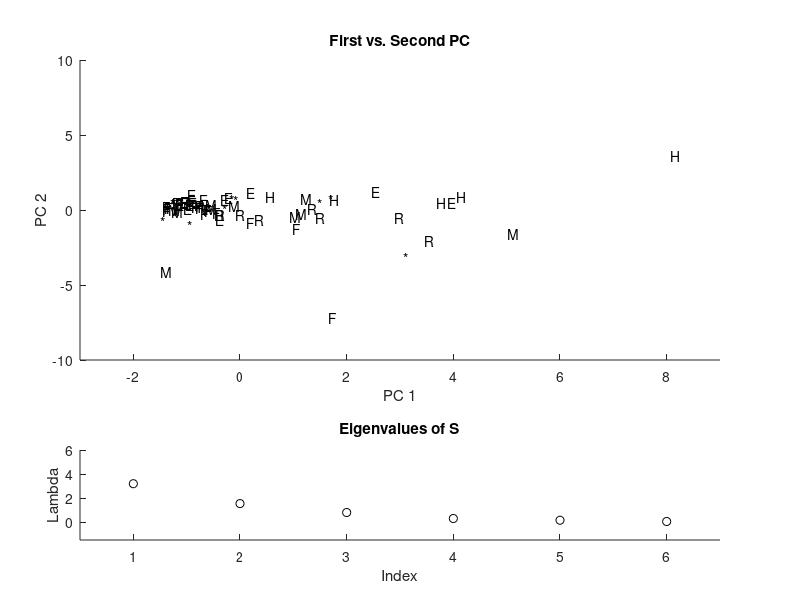

Source code (MATLAB):
% ---------------------------------------------------------------------
% Book:         MVA
% ---------------------------------------------------------------------
% Quantlet:     MVAnpcausco2
% ---------------------------------------------------------------------
% Description:  MVAnpcausco2 performs a PCA for the standarized US 
%               company data ("uscomp2.dat") without IBM and General 
%               Motors. It shows the first two principal components a 
%               screeplot of the eigenvalues.
% ---------------------------------------------------------------------
% Usage:        MVAnpcausco2
% ---------------------------------------------------------------------
% Inputs:       none
% ---------------------------------------------------------------------
% Output:       PCA for the standarized US company data ("uscomp2.dat") 
%               without IBM and General Motors. It shows the first two 
%               principal components a screeplot of the eigenvalues.
% ---------------------------------------------------------------------
% Example:      
% ---------------------------------------------------------------------
% Author:       Wolfgang Haerdle, Jorge Patron, Vladimir Georgescu, 
%               Song Song
% ---------------------------------------------------------------------

% Note: Eigenvalues and Eigenvectors calculated in this function differ to the ones in the
%       MVA book. This is because Matlab decomposes matrixes in a different manner. 
%       However, this should not change the analysis in any meaningful way. 

[Company,A,S,MV,P,CF,E,Sector]=textread('uscomp2.dat','%s %f %f %f %f %f %f %s');
Sector=char(Sector);                 % Used to name the coordinates
Sector = sscanf(Sector,'%1c');       % Makes string with first character of the sectors
Sector=Sector(1:79);
Sector(1:2)='H';                     % Changes character according to book description
Sector(53:63)='*';                   % Changes character according to book description
Sector(74:79)='*';                   % Changes character according to book description

x=horzcat(A,S,MV,P,CF,E);

%Without IBM and General Electric
x=vertcat(x(1:37,:),x(39,:),x(41:79,:));
Sector=horzcat(Sector(:,1:37),Sector(:,39),Sector(:,41:79));
[n p]=size(x);
m=mean(x);
x=(x-repmat(m,n,1)).*repmat(1./sqrt((n-1)*var(x)/n),n,1);      % Standardizes the data matrix
[v e]=eigs((n-1)*cov(x)/n,p,'la');                             % Eigenvalues sorted by size from largest to smallest(Note: Command generates a Warning(Disregard it)) 
e1=(e*ones(p,1))';                                             % Creates column vector of eigenvalues
x=x*v;

%Eigenvalues
subplot(2,1,2)
subplot('Position',[0.1 0.1 0.8 0.15])
nr=1:6;
scatter(nr,e1,'k')
xlabel('Index')
ylabel('Lambda')
title('Eigenvalues of S')
xlim([0.5 6.5])
ylim([-1.5 6])
hold on

%First vs Second PC
subplot(2,1,1)
subplot('Position',[0.1 0.4 0.8 0.5])
title('First vs. Second PC')
xlabel('PC 1')
ylabel('PC 2')
xlim([-3 9])
ylim([-10 10])
hold on

for i=1:77
    text(x(i,1),x(i,2),Sector(i)) % Places text on the coordinates(Multiply 2nd PC by -1 to adjust to MVA book)
end
